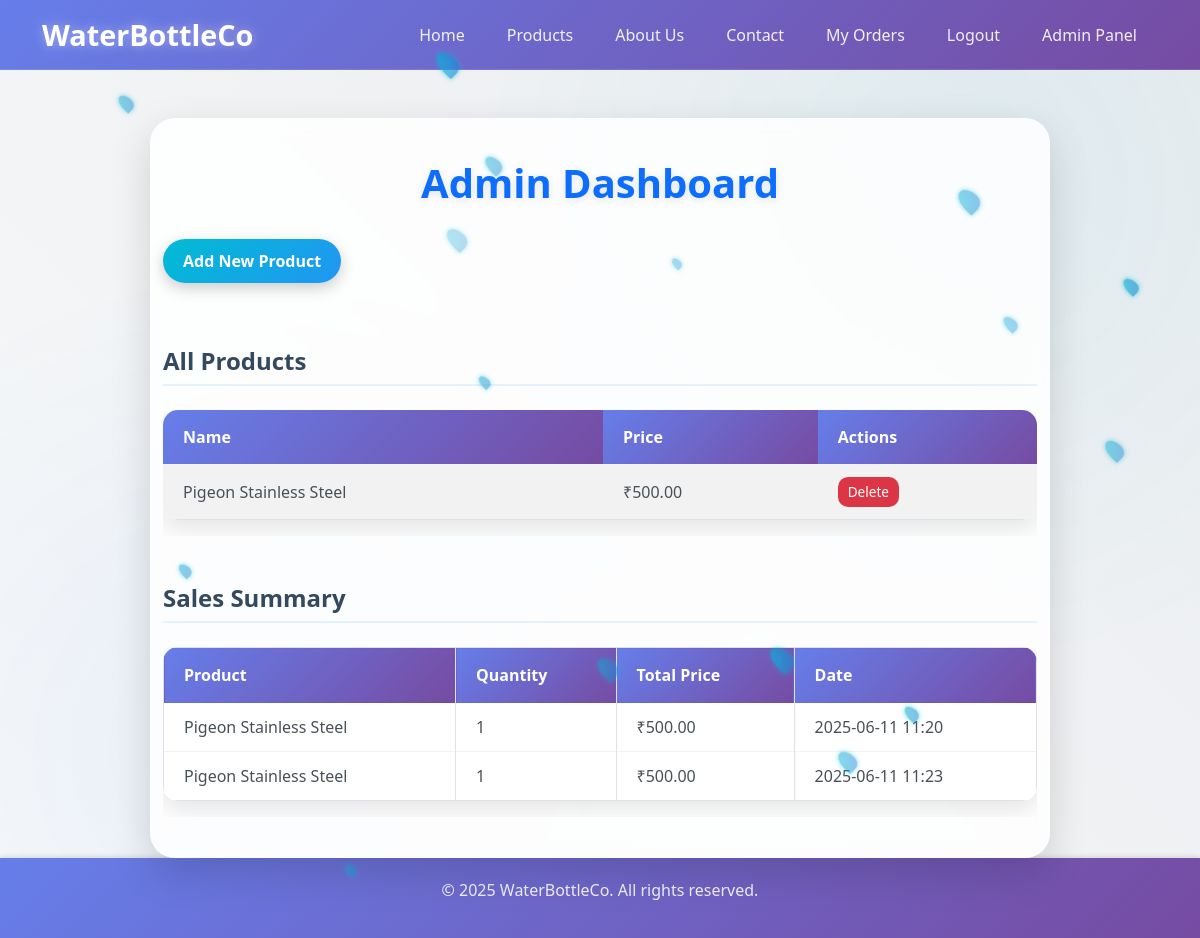
The page /admin-dashboard/ (signed in) on the database as committed earlier.
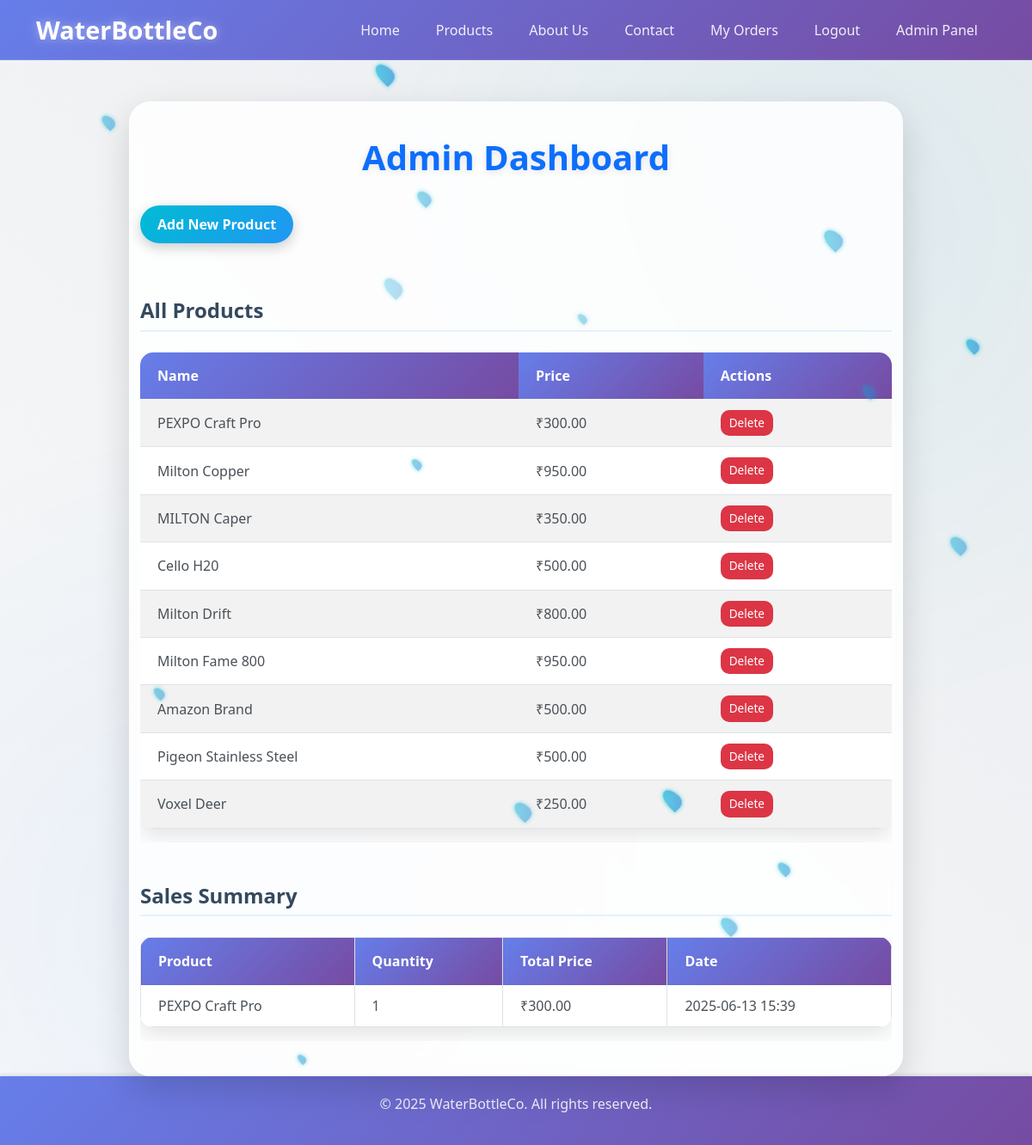
The same page on the database as committed later.
### store/models.py (models this page shows, shortened)
class Product(models.Model):
    name = models.CharField(max_length=100)
    price = models.DecimalField(max_digits=8, decimal_places=2)
    description = models.TextField()
    category = models.CharField(max_length=50, choices=CATEGORY_CHOICES, default='Water Bottle')

class Sale(models.Model):
    user = models.ForeignKey(User, on_delete=models.CASCADE, null=True, blank=True)
    date = models.DateTimeField(auto_now_add=True)
    product = models.ForeignKey(Product, on_delete=models.CASCADE, null=True, blank=True)
    quantity = models.PositiveIntegerField(default=1)
    timestamp = models.DateTimeField(auto_now_add=True)
    def total_price(self):
        return self.quantity * self.product.price

### store/views.py (the view)
# urls.py: path('admin-dashboard/', views.admin_dashboard, name='admin_dashboard'),
@login_required
def admin_dashboard(request):
    products = Product.objects.all()
    sales = Sale.objects.all()
    return render(request, 'admin_dashboard.html', {'products': products, 'sales': sales})

### store/templates/admin_dashboard.html (shortened to what the changed rows need)
<!DOCTYPE html>
<html lang="en">
<head>
    <link rel="stylesheet" href="https://cdn.jsdelivr.net/npm/bootstrap@5.3.0/dist/css/bootstrap.min.css">
</head>
<body>
    <div class="water-droplet" style="top: 10%; left: 10%; width: 12px; height: 18px; animation-delay: 0s, 0s;"></div>
    <div class="water-droplet" style="top: 20%; left: 80%; width: 18px; height: 25px; animation-delay: 1s, 0.5s;"></div>
    <div class="water-droplet" style="top: 60%; left: 15%; width: 10px; height: 15px; animation-delay: 2s, 1s;"></div>
    <div class="water-droplet" style="top: 80%; left: 70%; width: 15px; height: 22px; animation-delay: 3s, 1.5s;"></div>
    <div class="water-droplet" style="top: 40%; left: 40%; width: 9px; height: 14px; animation-delay: 4s, 2s;"></div>
    <nav class="navbar navbar-expand-lg navbar-dark bg-primary">
        <div class="container">
        </div>
    </nav>
    <div class="container mt-5">
        <h2>Admin Dashboard</h2>
        <a href="{% url 'add_product' %}" class="btn btn-success mb-3">Add New Product</a>
        <h4>All Products</h4>
        <div class="table-responsive">
            <table class="table table-striped">
                <thead>
                    <tr>
                        <th>Name</th>
                        <th>Price</th>
                        <th>Actions</th>
                    </tr>
                </thead>
                <tbody>
                    {% for product in products %}
                    <tr>
                        <td>{{ product.name }}</td>
                        <td>₹{{ product.price }}</td>
                        <td>
                            <a href="{% url 'delete_product' product.id %}" class="btn btn-danger btn-sm">Delete</a>
                        </td>
                    </tr>
                    {% endfor %}
                </tbody>
            </table>
        </div>
        <h4 class="mt-5">Sales Summary</h4>
        <div class="table-responsive">
            <table class="table table-bordered">
                <thead>
                    <tr>
                        <th>Product</th>
                        <th>Quantity</th>
                        <th>Total Price</th>
                        <th>Date</th>
                    </tr>
                </thead>
                <tbody>
                    {% for sale in sales %}
                    <tr>
                        <td>{{ sale.product.name }}</td>
                        <td>{{ sale.quantity }}</td>
                        <td>₹{{ sale.total_price }}</td>
                        <td>{{ sale.date|date:"Y-m-d H:i" }}</td>
                    </tr>
                    {% endfor %}
                </tbody>
            </table>
        </div>
    </div>
    <footer class="footer">
        <div class="container">
        </div>
    </footer>
</body>
</html>

Rows that differ between the two databases and show on the page:
removed Sale: product.name "Pigeon Stainless Steel", quantity "1", total_price "500.00", date "2025-06-11 11:20"
removed Sale: product.name "Pigeon Stainless Steel", quantity "1", total_price "500.00", date "2025-06-11 11:23"
added Product: name "PEXPO Craft Pro", price "300.00"
added Product: name "Milton Copper", price "950.00"
added Product: name "MILTON Caper", price "350.00"
added Product: name "Cello H20", price "500.00"
added Product: name "Milton Drift", price "800.00"
added Product: name "Milton Fame 800", price "950.00"
added Product: name "Amazon Brand", price "500.00"
added Product: name "Voxel Deer", price "250.00"
added Sale: product.name "PEXPO Craft Pro", quantity "1", total_price "300.00", date "2025-06-13 15:39"
